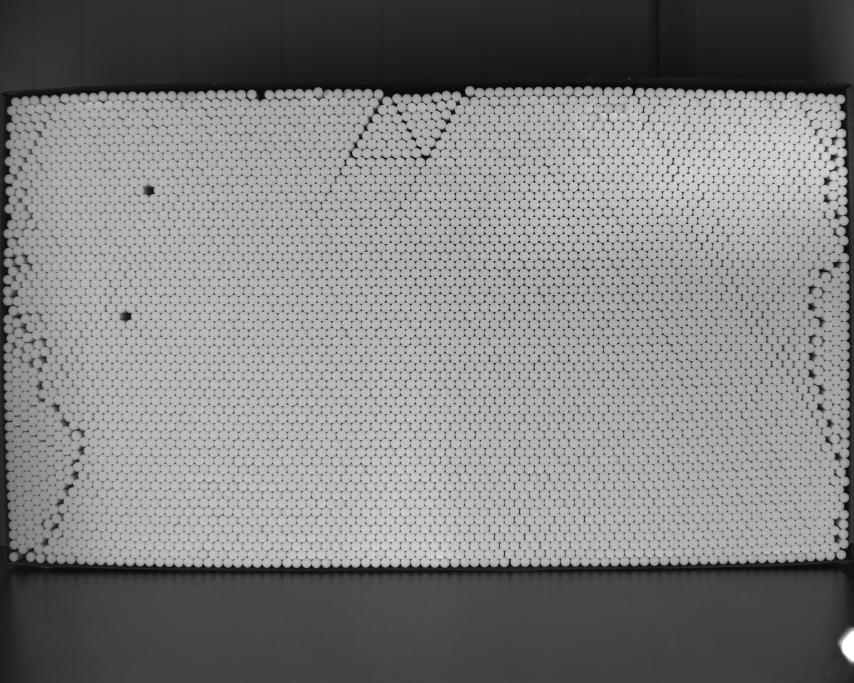
#> input picture docs/report/1.png, 2560 x 2048 px, given in place of 1.tif, which was not available (shown at 1/3 size)
$ python program.py
#> lines starting #> are read from the running program, lines starting #| are printed output that depends on the picture; after the words box and inside, x2 and y2 are one past the last pixel; in counts of white or black regions, pixels touching at a corner belong together; pictures that were not available may be replaced by others from this repository, and a replacement may not be noted
import cv2 as cv
import numpy as np
import time

INPUT_FILE_PATH = './../resources/1.tif'
SAVE_EACH_PROCESS_STEP = False
start_time = time.time()

img = imgbin = cv.imread(INPUT_FILE_PATH, cv.IMREAD_GRAYSCALE)
#> img is the input picture: shape (2048, 2560); min 8, max 255, mean 128.4
imgblur = cv.GaussianBlur(imgbin, (3, 3), 1)

if SAVE_EACH_PROCESS_STEP:
    cv.imwrite('./step1_blur.png', imgblur)

ret1, dark_reduct = cv.threshold(imgblur, 90, 255, cv.THRESH_BINARY)
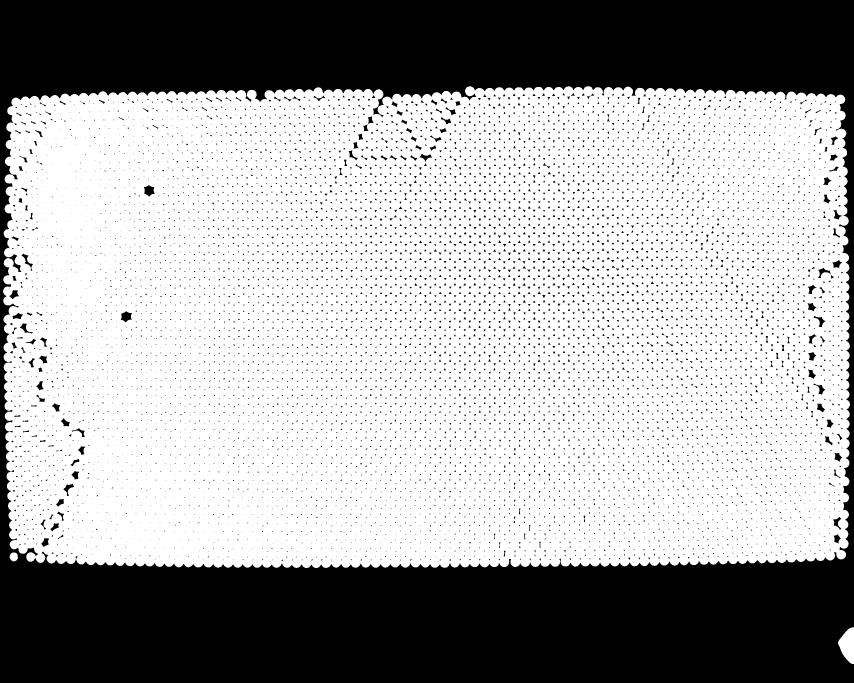
#> dark_reduct: shape (2048, 2560) (shown at 1/3 size); 65.6% white; 8552 black regions (6621 under 20 px), largest, box (x1, y1, x2, y2) and area: (0, 0, 2560, 2048) 1669223, (432, 555, 464, 590) 726, (362, 934, 396, 967) 715
imgblur[dark_reduct < 1] = 0
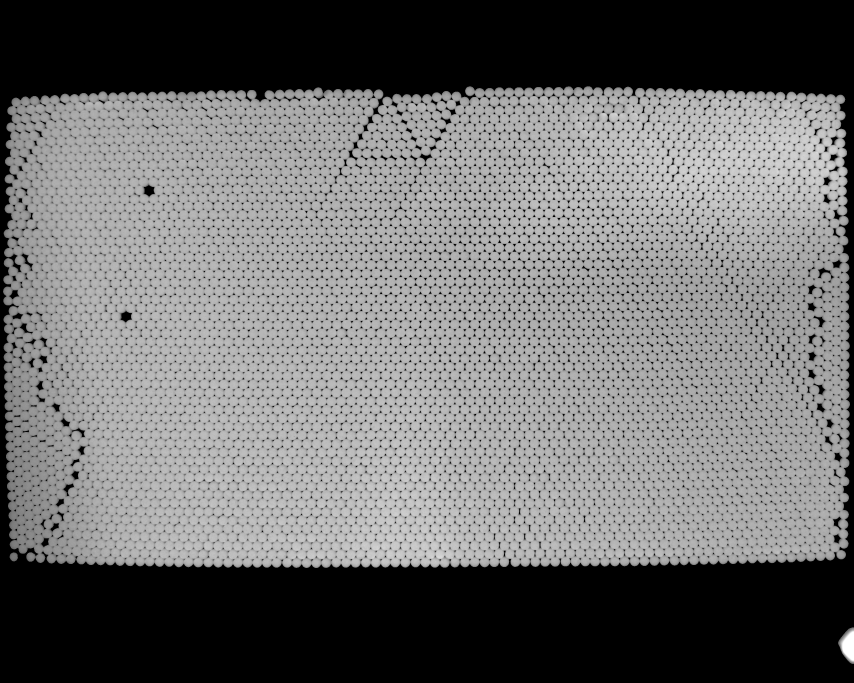
#> imgblur: shape (2048, 2560) (shown at 1/3 size); min 0, max 255, mean 110.8
if SAVE_EACH_PROCESS_STEP:
    cv.imwrite('./step2_dark_reduct.png', dark_reduct)
    cv.imwrite('./step3_mask_reduct.png', imgblur)

imgblurblack = cv.adaptiveThreshold(imgblur, 255, cv.ADAPTIVE_THRESH_GAUSSIAN_C, cv.THRESH_BINARY, 121, 2)
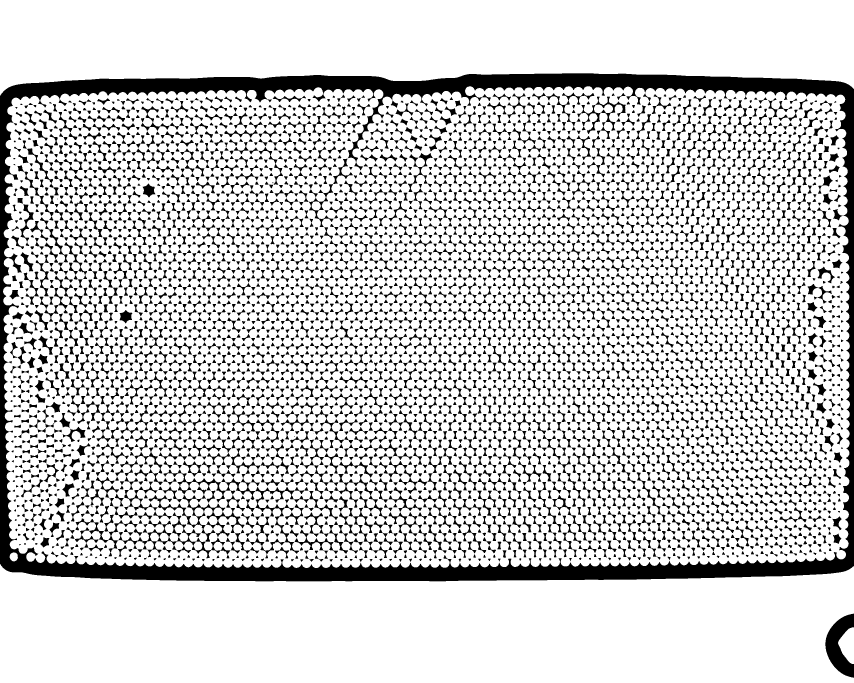
#> imgblurblack: shape (2048, 2560) (shown at 1/3 size); 80.8% white; 5284 black regions (17 under 20 px), largest, box (x1, y1, x2, y2) and area: (0, 220, 2560, 1744) 284849, (355, 1409, 766, 1675) 17139, (2476, 1841, 2560, 2033) 8668
if SAVE_EACH_PROCESS_STEP:
    cv.imwrite('./step4_binarize.png', imgblurblack)

edges = cv.Canny(imgblurblack, 0, 50)
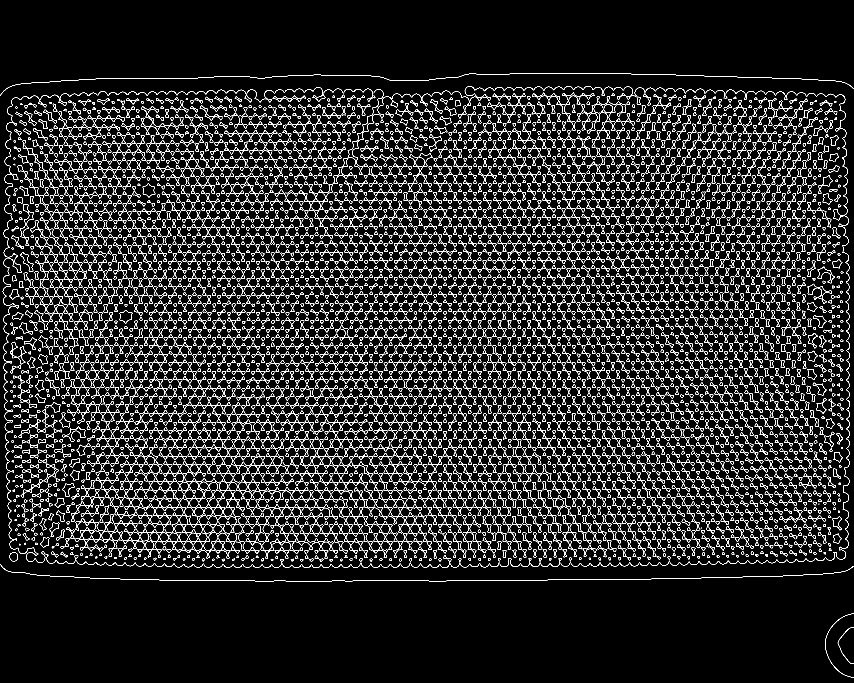
#> edges: shape (2048, 2560) (shown at 1/3 size); 6.4% white in thin lines or dots, all inside (x1, y1, x2, y2) = (0, 219, 2560, 2033)
if SAVE_EACH_PROCESS_STEP:
    cv.imwrite('./step5_edges.png', edges)
circles = cv.HoughCircles(imgblurblack, cv.HOUGH_GRADIENT, 5, 22, param1=50, param2=38, minRadius=12, maxRadius=17)

img = cv.cvtColor(img, cv.COLOR_GRAY2RGB)
real_circles = 0
if circles is not None:
    circles = np.uint16(np.around(circles))

    for i in circles[0, :]:
        if imgblurblack[i[1], i[0]] != 0 and imgblur[i[1], i[0]] > 100:
            # draw the outer circle
            cv.circle(img, (i[0], i[1]), i[2], (0, 0, 0), 2)
            # draw the center of the circle
            cv.circle(img, (i[0], i[1]), 2, (37, 37, 237), 2)
            real_circles += 1
#> this loop made 4735 passes
#> i on passes 1 to 12: [582, 1458, 14], [598, 1178, 14], [992, 642, 14], [1052, 1202, 14], [538, 1432, 14], [308, 1328, 14], [1588, 432, 14], [362, 1582, 14], [378, 1508, 14], [392, 1532, 14], [758, 1612, 14], [248, 1528, 14]
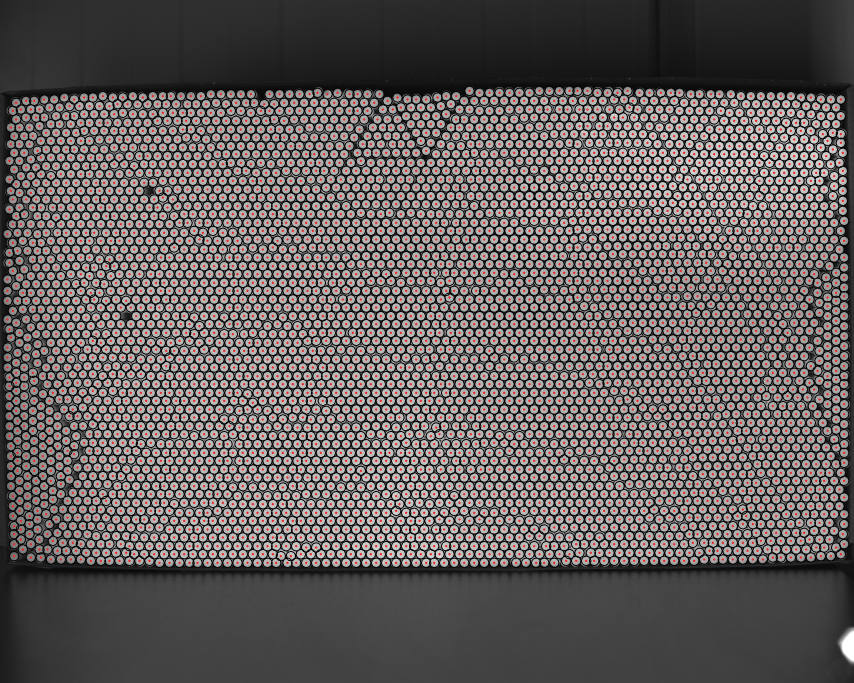
#> img: shape (2048, 2560, 3) (shown at 1/3 size); mean B, G, R 92.5, 92.5, 99.1
#> after the loop, real_circles = 4725

print('Found ', real_circles, ' circles')
#| Found  4725  circles
print("Time {0} seconds".format((time.time() - start_time)))

cv.imwrite('./circles.png', img)

print('Exiting')

$ run again, with docs/report/3.png copied over docs/report/1.png
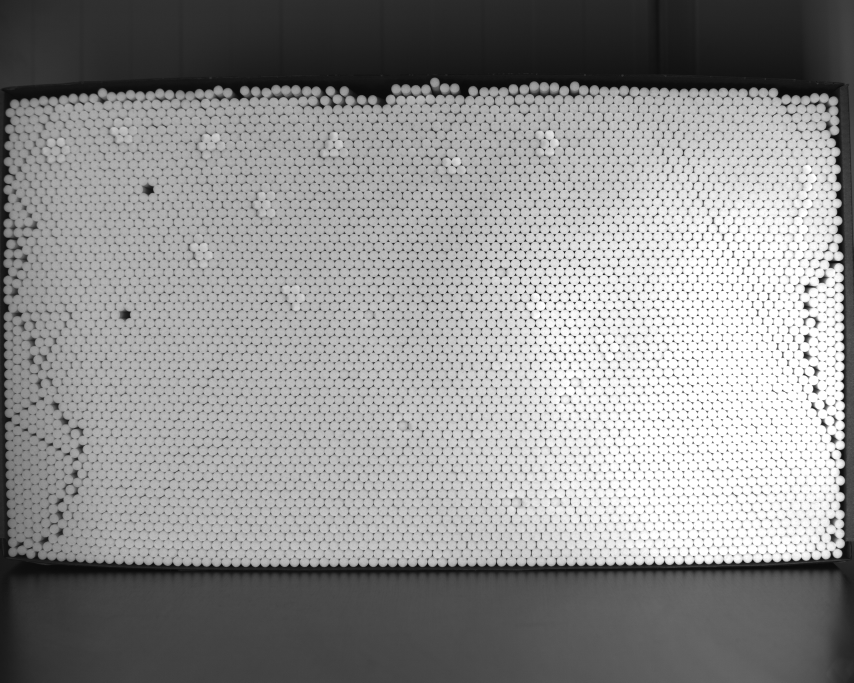
#> input picture docs/report/3.png, 2560 x 2048 px, given in place of 1.tif, which was not available (shown at 1/3 size)
#> img is the input picture: shape (2048, 2560); min 7, max 255, mean 143.7
#> `ret1, dark_reduct = cv.threshold(imgblur, 90, 255, cv.THRESH_BINARY)`:
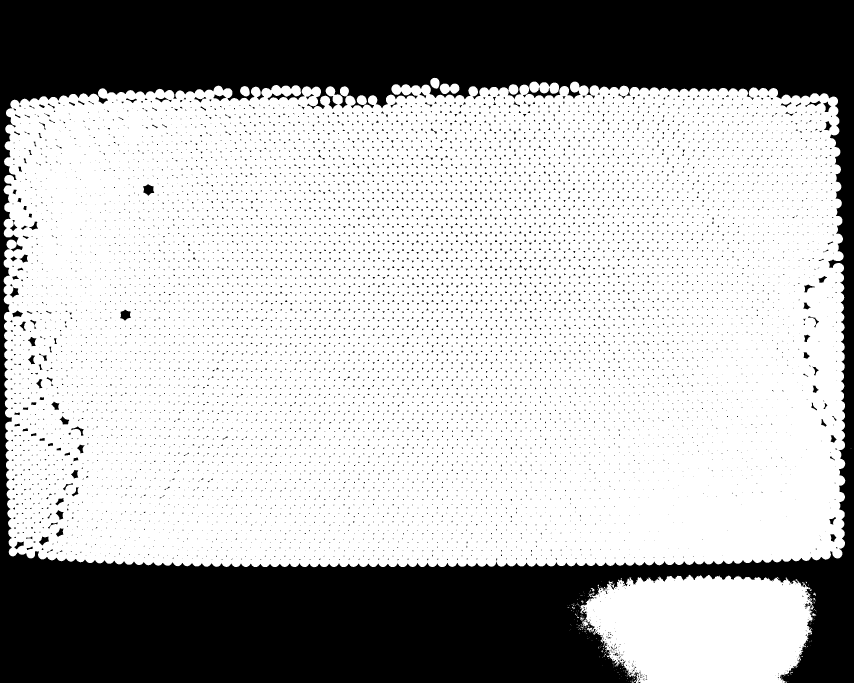
#> dark_reduct: shape (2048, 2560) (shown at 1/3 size); 69.3% white; 8279 black regions (7319 under 20 px), largest, box (x1, y1, x2, y2) and area: (0, 0, 2560, 2048) 1508892, (429, 553, 463, 587) 740, (360, 929, 393, 962) 698
#> imgblurblack: shape (2048, 2560); 79.5% white; 6015 black regions (854 under 20 px), largest, box (x1, y1, x2, y2) and area: (0, 198, 2560, 2048) 351781, (718, 1535, 1097, 1660) 6671, (110, 339, 248, 522) 4947
#> edges: shape (2048, 2560); 6.7% white in thin lines or dots
#> the loop `for i in circles[0, :]:` made 4817 passes
#> i on passes 1 to 8: [1632, 378, 14], [562, 1582, 14], [752, 1302, 14], [842, 842, 14], [972, 1638, 14], [1238, 1532, 14], [548, 1608, 14], [578, 1558, 14]
#> after the loop `for i in circles[0, :]:`:
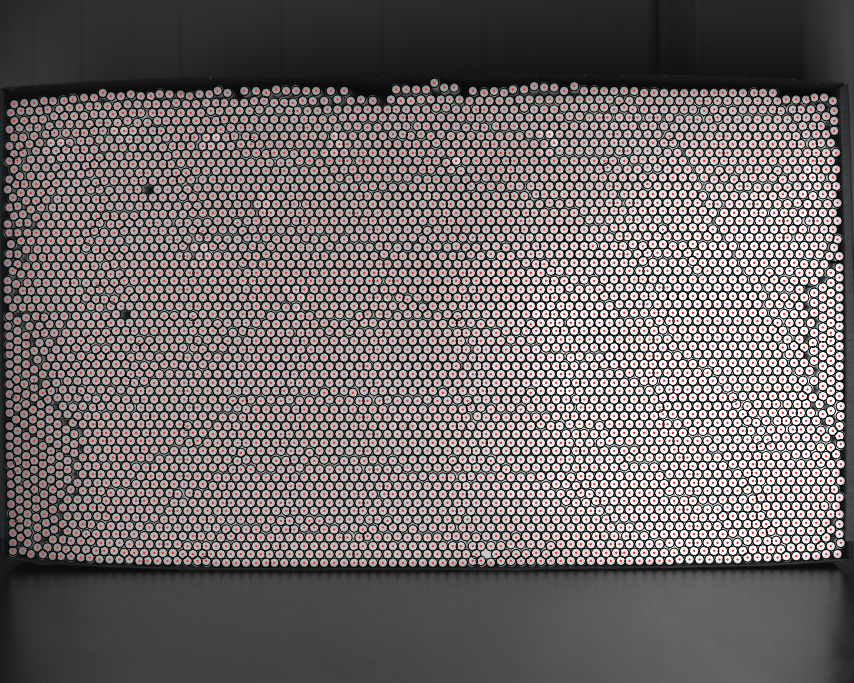
#> img: shape (2048, 2560, 3) (shown at 1/3 size); mean B, G, R 103.3, 103.3, 109.9
#> after the loop `for i in circles[0, :]:`: real_circles = 4724
#| Found  4724  circles
